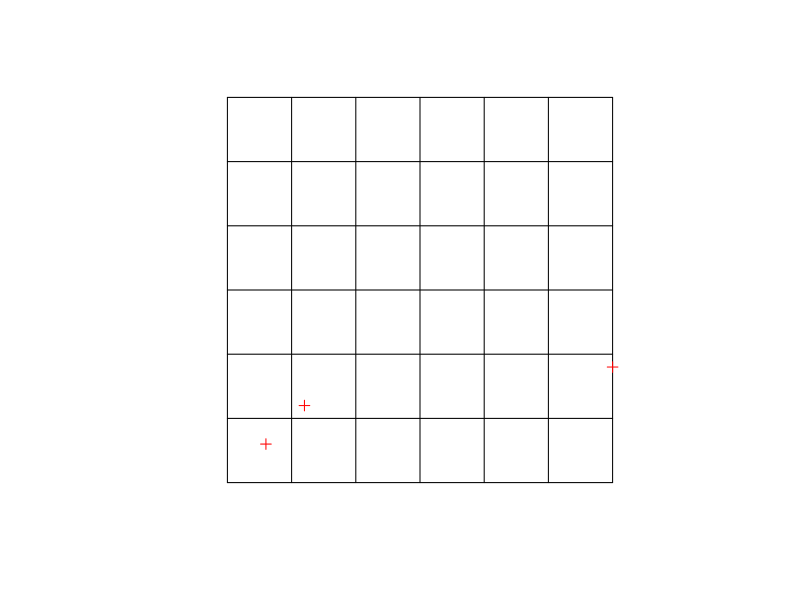
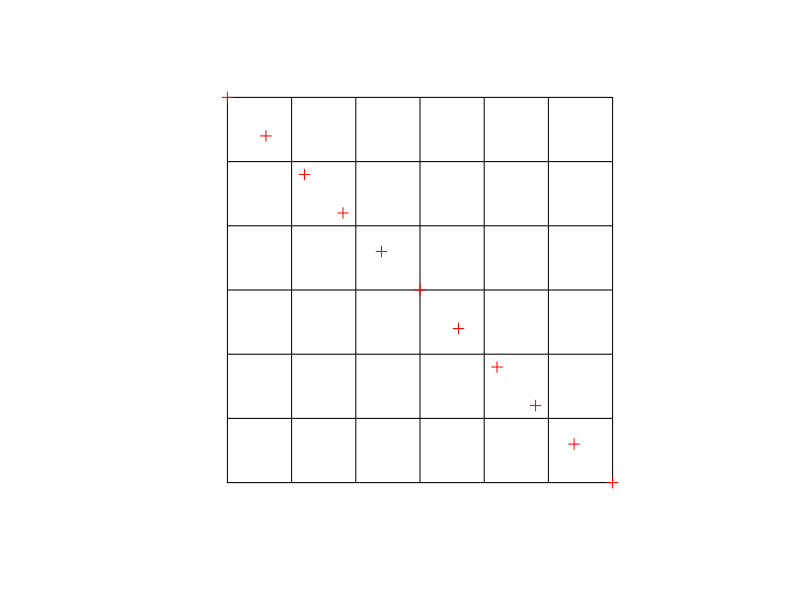

Recreate these plots in R, in order.
library(sp)

# define the extent of the area you want to cover
xmin <- 0
xmax <- 10
ymin <- 0
ymax <- 10

# define the number of cells in the x and y directions
ncellx <- 6
ncelly <- 6

cellsize <- ((xmax - xmin)/ ncellx)

# create a SpatialPolygons object to represent the area
area_poly <- SpatialPolygons(list(Polygons(list(Polygon(cbind(c(xmin, xmax, xmax, xmin), c(ymin, ymin, ymax, ymax)))), ID = "1")))

# create a SpatialGrid object to represent the grid over the area
grid <- GridTopology(c(xmin + cellsize/2, ymin + cellsize/2), c(cellsize, cellsize), c(ncellx, ncelly))
grid_sp <- SpatialGrid(grid)

# generate path1 x-y coordinates within the area
points1_df <- data.frame(x = c(1,2,10), y = c(1,2,3))
points1_sp <- SpatialPoints(points1_df)

# generate path2 x-y coordinates within the area
points2_df <- data.frame(x = c(10,9,8,7,6,5,4,3,2,1,0), y = c(0,1,2,3,4,5,6,7,8,9,10))
points2_sp <- SpatialPoints(points2_df)

# use the "over()" function to find which grid cells contain the x-y coordinates
points1_grid <- over(points1_sp, grid_sp)
points2_grid <- over(points2_sp, grid_sp)

# plot the grid and the x-y coordinates within the area
plot(grid_sp)
plot(points1_sp, add = TRUE, col = "red")

plot(grid_sp)
plot(points2_sp, add = TRUE, col = "red")

# Get the indices of the overlapping grid cells
overlapping_indices <- intersect(points1_grid, points2_grid)

# Get the indices of the non-overlapping grid cells for points1
# aka grids that exist in path1 but not path2
non_overlapping_indices_1 <- setdiff(points1_grid, union(overlapping_indices, points2_grid))

# Get the indices of the non-overlapping grid cells for points2
# aka grids that exist in path2 but not path1
non_overlapping_indices_2 <- setdiff(points2_grid, union(overlapping_indices, points1_grid))

# Count the number of overlapping and non-overlapping grid cells
num_overlapping <- length(overlapping_indices)
num_non_overlapping_1 <- length(non_overlapping_indices_1)
num_non_overlapping_2 <- length(non_overlapping_indices_2)

# Print the results
cat("Number of overlapping grid cells: ", num_overlapping, "\n")
cat("Number of non-overlapping grid cells for points1: ", num_non_overlapping_1, "\n")
cat("Number of non-overlapping grid cells for points2: ", num_non_overlapping_2, "\n")
